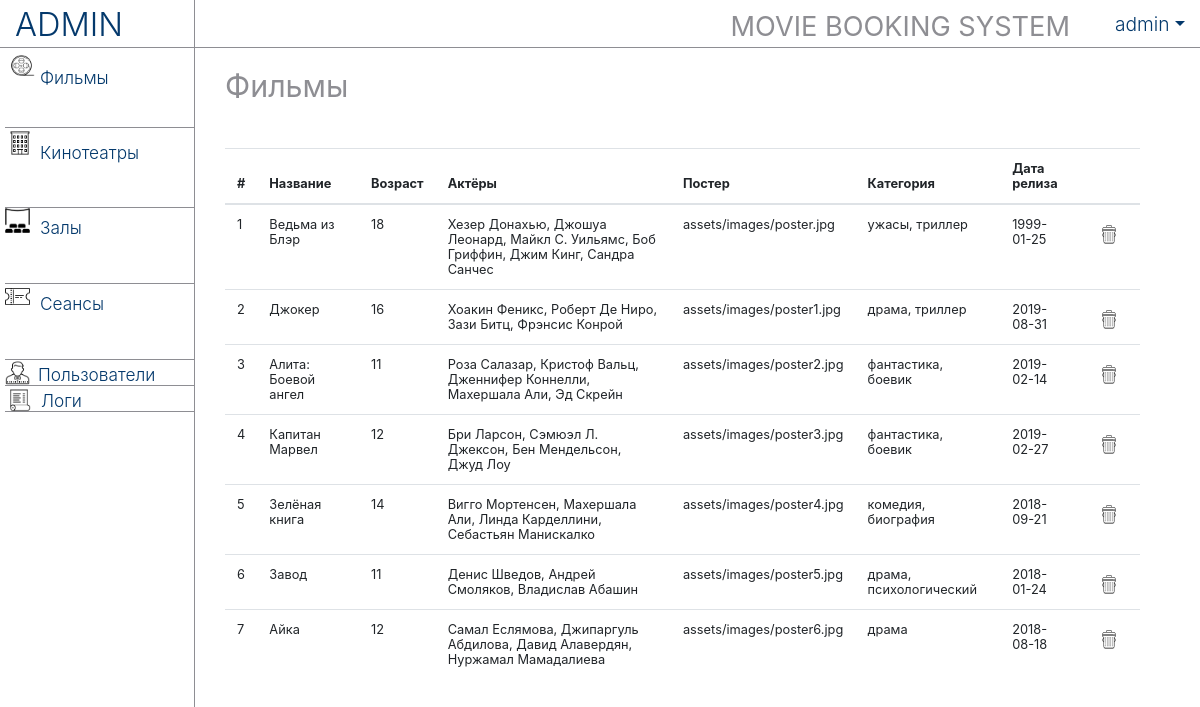
The app's page /admin/movies.php (signed in) with its own data.
### tables this page shows
create table movies (id int(10) NOT NULL auto_increment, categories varchar(255) not null, age int not null, title VARCHAR(255) not null, 
	release_date date NOT NULL, synopsis text not null, cast varchar(255) not null, poster varchar(255) not null, primary key(id));

### admin/movies.php (the view, shortened to what this page needs)
  <?php include('includes/header.php');?>
    <div class="container-fluid row justify-content-end">
      <?php include('includes/sidebar.php');?>
      <div class="col-md-10 content">
        <div class="page-title-outer">
          <div class="page-title-inner">
            <h1>Фильмы</h1>
          </div>
        </div>
        <div class="table-outer">
          <table id="editableTable" class="table">
            <thead>
              <tr>
                <th>#</th>
                <th>Название</th>
                <th>Возраст</th>
                <th>Актёры</th>
                <th>Постер</th>
                <th>Категория</th>
                <th>Дата релиза</th>
              </tr>
            </thead>
            <tbody>
              <?php
              $movies=mysqli_query($con,"select * from movies");
              while( $item = mysqli_fetch_array($movies) ) { ?>
                 <tr id="<?= $item['id'] ?>">
                 <td><?= $item ['id'] ?></td>
                 <td><?= $item ['title'] ?></td>
                 <td><?= $item ['age'] ?></td>
                 <td><?= $item ['cast'] ?></td>
                 <td><?= $item ['poster'] ?></td>
                 <td><?= $item ['categories'] ?></td>
                 <td><?= $item ['release_date'] ?></td>
                 </tr>
              <?php } ?>
            </tbody>
          </table>
        </div>
    </div>
    </div>
</body>
</html>

### admin/assets/css/master.css (style rules this page uses)
body { width: 100%; height: 100%; }
h1 { color: #8e8e93; font-weight: 400; margin-left: 30px; padding-top: 20px; border: 0; font-size: 1.9em; }
.page-title-inner { height: 80px; width: 100%; }
.table-outer { margin: 20px 30px 0 30px; font-size: 0.8em; line-height: 15px; }
.content { display: inline-block; padding: 0; }

### records on screen
movies: id "1", title "Ведьма из Блэр", age "18", cast "Хезер Донахью, Джошуа Леонард, Майкл С. Уильямс, Боб Гриффин, Джим Кинг, Сандра Санчес", poster "assets/images/poster.jpg", categories "ужасы, триллер", release_date "1999-01-25"
movies: id "2", title "Джокер", age "16", cast "Хоакин Феникс, Роберт Де Ниро, Зази Битц, Фрэнсис Конрой", poster "assets/images/poster1.jpg", categories "драма, триллер", release_date "2019-08-31"
movies: id "3", title "Алита: Боевой ангел", age "11", cast "Роза Салазар, Кристоф Вальц, Дженнифер Коннелли, Махершала Али, Эд Скрейн", poster "assets/images/poster2.jpg", categories "фантастика, боевик", release_date "2019-02-14"
movies: id "4", title "Капитан Марвел", age "12", cast "Бри Ларсон, Сэмюэл Л. Джексон, Бен Мендельсон, Джуд Лоу", poster "assets/images/poster3.jpg", categories "фантастика, боевик", release_date "2019-02-27"
movies: id "5", title "Зелёная книга", age "14", cast "Вигго Мортенсен, Махершала Али, Линда Карделлини, Себастьян Манискалко", poster "assets/images/poster4.jpg", categories "комедия, биография", release_date "2018-09-21"
movies: id "6", title "Завод", age "11", cast "Денис Шведов, Андрей Смоляков, Владислав Абашин", poster "assets/images/poster5.jpg", categories "драма, психологический", release_date "2018-01-24"
movies: id "7", title "Айка", age "12", cast "Самал Еслямова, Джипаргуль Абдилова, Давид Алавердян, Нуржамал Мамадалиева", poster "assets/images/poster6.jpg", categories "драма", release_date "2018-08-18"

### other values on screen
$_SESSION['admin'] "admin"
